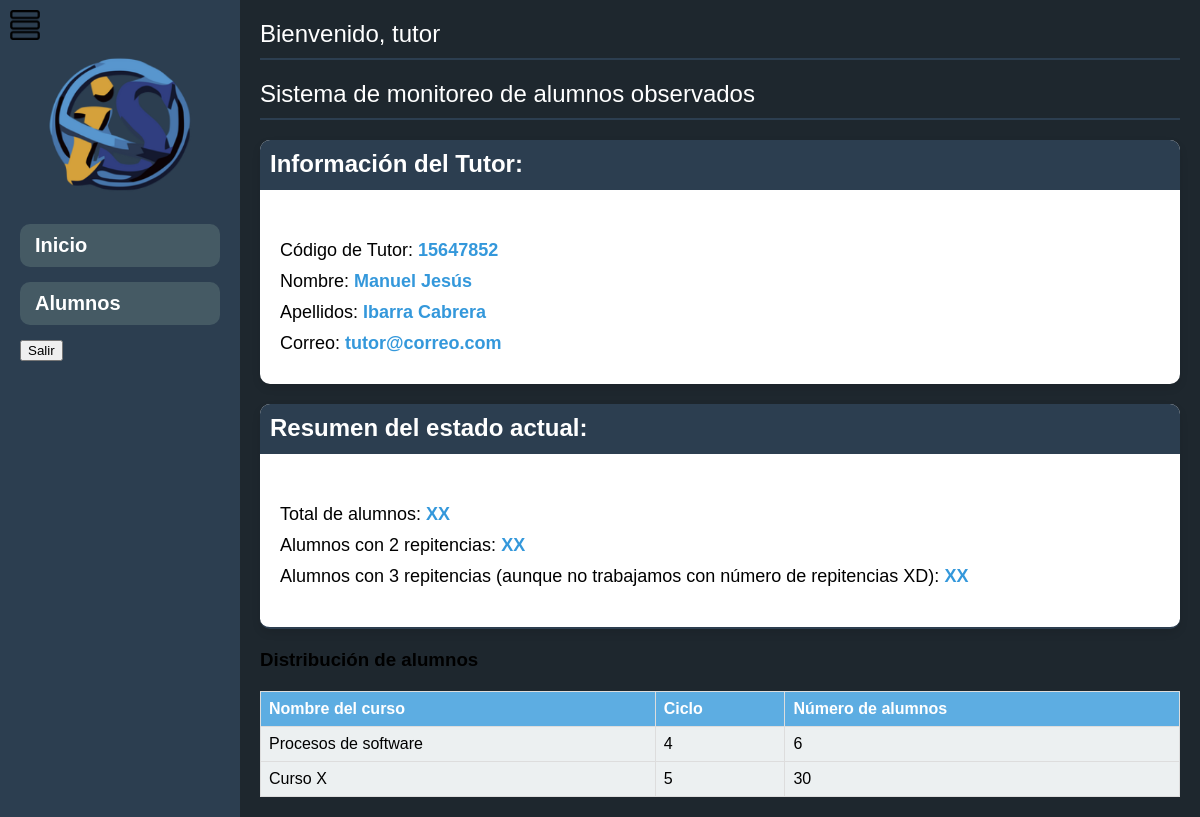
The app's page /dashboard_tutor.php (signed in) with its own data.
### tables this page shows
CREATE TABLE `tutor` (
  `cod_tutor` varchar(20) NOT NULL,
  `id_usuario` int NOT NULL,
  `nombre` varchar(40) NOT NULL,
  `apellidos` varchar(40) NOT NULL,
  `correo` varchar(50) NOT NULL,
  `numero_celular` varchar(10) NOT NULL
);

### dashboard_tutor.php (the view, shortened to what this page needs)
<?php
include 'conn/connection.php';
$nombre_usuario = $_SESSION['nombre'];
try {
    $stmt_usuario = $conn->prepare("SELECT id FROM usuarios WHERE nombre_usuario = :nombre_usuario");
    $stmt_usuario->bindParam(':nombre_usuario', $nombre_usuario);
    $stmt_usuario->execute();
    if ($stmt_usuario->rowCount() > 0) {
        $resultado_usuario = $stmt_usuario->fetch(PDO::FETCH_ASSOC);
        $id_usuario = $resultado_usuario['id'];
        $stmt_tutor = $conn->prepare("SELECT cod_tutor, apellidos, nombre, correo, numero_celular FROM tutor WHERE id_usuario = :id_usuario");
        $stmt_tutor->bindParam(':id_usuario', $id_usuario);
        $stmt_tutor->execute();
        if ($stmt_tutor->rowCount() > 0) {
            $resultado_tutor = $stmt_tutor->fetch(PDO::FETCH_ASSOC);
            $cod_tutor = $resultado_tutor['cod_tutor'];
            $apellidos = $resultado_tutor['apellidos'];
            $nombre = $resultado_tutor['nombre'];
            $correo = $resultado_tutor['correo'];
        } else {
            $cod_tutor = "No se ha asignado un tutor al id del usuario";
            $apellidos = "No se ha asignado un tutor al id del usuario";
            $nombre = "No se ha asignado un tutor al id del usuario";
            $correo = "No se ha asignado un tutor al id del usuario";
        }
    } else {
        $cod_tutor = "No disponible";
        $apellidos = "No disponible";
        $nombre = "No disponible";
        $correo = "No disponible";
    }
} catch(PDOException $e) {
    $cod_tutor = "Error";
    $apellidos = "Error";
    $nombre = "Error";
    $correo = "Error";
}
?>
<!DOCTYPE html>
<html lang="es">
<head>
    <link rel="stylesheet" type="text/css" href="css/style_Tutor.css">
</head>
<body>
    <div class="container">
        <div class="sidebar" id="sidebar">
            <div class="sidebar-logo">
                <img src="fisi.png" alt="Logo Facultad">
            </div>
            <ul>
                <li><a href="dashboard_tutor.php">Inicio</a></li>
                <li><a href="dashboard_tabla_profesor.php">Alumnos</a></li>
                <li><button onclick="showPopup()">Salir</button></li>
            </ul>
        </div>
        <div class="main-content">
            <?php
            if (isset($_SESSION['nombre'])) {
                echo "<div class='welcome-message'>Bienvenido, " . $nombre_usuario . "</div>";
                echo "<div class='welcome-message'>Sistema de monitoreo de alumnos observados</div>";
                echo "<div class='tutor-info card'>";
                echo "<div class='card-header'><h3>Información del Tutor:</h3></div>";
                echo "<div class='card-body'>";
                echo "<p>Código de Tutor: <span>$cod_tutor</span></p>";
                echo "<p>Nombre: <span>$nombre</span></p>";
                echo "<p>Apellidos: <span>$apellidos</span></p>";
                echo "<p>Correo: <span>$correo</span></p>";
                echo "</div>";
                echo "</div>";
                echo "<div class='status-summary card'>";
                echo "<div class='card-header'><h3>Resumen del estado actual:</h3></div>";
                echo "<div class='card-body'>";
                echo "<p>Total de alumnos: <span>XX</span></p>";
                echo "<p>Alumnos con 2 repitencias: <span>XX</span></p>";
                echo "<p>Alumnos con 3 repitencias (aunque no trabajamos con número de repitencias XD): <span>XX</span></p>";
                echo "</div>";
                echo "</div>";
                echo "<div class='details'><h3>Distribución de alumnos";
                echo "</div>";
                echo "<div class='course-table'>";
                echo "<table>";
                echo "<tr><th>Nombre del curso</th><th>Ciclo </th><th>Número de alumnos</th></tr>";
                echo "<tr><td>Procesos de software</td><td>4</td><td>6</td></tr>";
                echo "<tr><td>Curso X</td><td>5</td><td>30</td></tr>";
                echo "</table>";
                echo "</div>";
                echo "</div>";
                echo "</div>";
            } else {
                echo "<p>Por favor, inicia sesión para ver tus datos.</p>";
            }
            ?>
    <div class="menu-toggle" onclick="toggleSidebar()">
        <img src="icono_menu.png" alt="Menú">
    </div>
</body>
</html>

### css/style_Tutor.css (style rules this page uses)
body { font-family: Arial, sans-serif; margin: 0; padding: 0; background-color: #1e272e; }
.container { display: flex; min-height: 100vh; }
.sidebar { background-color: #2c3e50; color: #fff; padding: 20px; width: 200px; transition: width 0.5s; overflow-x: hidden; }
.sidebar ul { list-style: none; padding: 0; margin: 0; visibility: visible; opacity: 1; transition: opacity 0.5s; }
.sidebar li { margin-bottom: 15px; }
.sidebar a { color: #fff; text-decoration: none; font-size: 20px; font-weight: bold; display: block; padding: 10px 15px; border-radius: 10px; transition: background-color 0.3s; background-color: #455a64; }
.sidebar-logo { text-align: center; margin-bottom: 20px; transition: all 0.5s; }
.sidebar-logo img { max-width: 150px; margin-top: 30px; transition: all 0.5s; }
.main-content { background-color: #1e272e; padding: 20px; flex: 1; }
.welcome-message, .status-summary, .card-header { margin-bottom: 20px; border-bottom: 2px solid #2c3e50; padding-bottom: 10px; color: #fff; }
.welcome-message { font-size: 24px; color: #fff; }
.status-summary h3, .card-header h3 { font-size: 1.5em; margin-bottom: 10px; }
.status-summary p, .card-body p { font-size: 18px; margin: 10px 0; color: #000; }
.status-summary p span, .card-body p span { font-weight: bold; color: #3498db; }
.course-table, .card-body .course-table { margin-top: 20px; }
.course-table table, .card-body .course-table table { width: 100%; border-collapse: collapse; }
.course-table th, .course-table td, .card-body .course-table th, .card-body .course-table td { border: 1px solid #ddd; padding: 8px; text-align: left; }
.course-table th, .card-body .course-table th { background-color: #3498db; color: #fff; }
.course-table td, .card-body .course-table td { background-color: #ecf0f1; color: #000; }
.course-table tr:first-child th, .card-body .course-table tr:first-child th { background-color: #5DADE2; color: #fff; }
.menu-toggle { position: absolute; top: 10px; left: 10px; cursor: pointer; }
.menu-toggle img { width: 30px; }
.card { background-color: #fff; border-radius: 10px; box-shadow: 0 4px 8px rgba(0, 0, 0, 0.1); margin-bottom: 20px; }
.card-header { background-color: #2c3e50; color: #fff; padding: 10px; border-top-left-radius: 10px; border-top-right-radius: 10px; }
.card-header h3 { margin: 0; }
.card-body { padding: 20px; }

### records on screen
tutor: cod_tutor "15647852", nombre "Manuel Jesús", apellidos "Ibarra Cabrera", correo "tutor@correo.com"

### other values on screen
$nombre_usuario "tutor"
